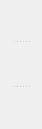
           <widget class="QSplitter" name="splitter_5">
            <property name="orientation">
             <enum>Qt::Vertical</enum>
            </property>
            <widget class="QPushButton" name="upZ">
             <property name="minimumSize">
              <size>
               <width>42</width>
               <height>40</height>
              </size>
             </property>
             <property name="maximumSize">
              <size>
               <width>47</width>
               <height>40</height>
              </size>
             </property>
             <property name="acceptDrops">
              <bool>false</bool>
             </property>
             <property name="autoFillBackground">
              <bool>false</bool>
             </property>
             <property name="styleSheet">
              <string notr="true">#upZ{
background-color: transparent;
border-image: url(:/Iconos/upOff.png);
background: none;
border: none;
background-repeat: none;
}
#upZ:pressed
{
   border-image: url(:/Iconos/up.png);
}</string>
             </property>
             <property name="text">
              <string/>
             </property>
             <property name="flat">
              <bool>false</bool>
             </property>
            </widget>
            <widget class="QPushButton" name="HOMEZ">
             <property name="minimumSize">
              <size>
               <width>42</width>
               <height>41</height>
              </size>
             </property>
             <property name="maximumSize">
              <size>
               <width>47</width>
               <height>41</height>
              </size>
             </property>
             <property name="contextMenuPolicy">
              <enum>Qt::DefaultContextMenu</enum>
             </property>
             <property name="acceptDrops">
              <bool>false</bool>
             </property>
             <property name="autoFillBackground">
              <bool>false</bool>
             </property>
             <property name="styleSheet">
              <string notr="true">#HOMEZ{
background-color: transparent;
border-image: url(:/Iconos/Home.png);
background: none;
border: none;
background-repeat: none;
}
#HOMEZ:pressed
{
   border-image: url(:/Iconos/HomeOn.png);
}</string>
             </property>
             <property name="text">
              <string/>
             </property>
             <property name="autoDefault">
              <bool>false</bool>
             </property>
             <property name="default">
              <bool>false</bool>
             </property>
             <property name="flat">
              <bool>false</bool>
             </property>
            </widget>
            <widget class="QPushButton" name="LOWZ">
             <property name="minimumSize">
              <size>
               <width>42</width>
               <height>40</height>
              </size>
             </property>
             <property name="maximumSize">
              <size>
               <width>47</width>
               <height>40</height>
              </size>
             </property>
             <property name="acceptDrops">
              <bool>false</bool>
             </property>
             <property name="autoFillBackground">
              <bool>false</bool>
             </property>
             <property name="styleSheet">
              <string notr="true">#LOWZ{
background-color: transparent;
border-image: url(:/Iconos/downOff.png);
background: none;
border: none;
background-repeat: none;
}
#LOWZ:pressed
{
   border-image: url(:/Iconos/down.png)
}</string>
             </property>
             <property name="text">
              <string/>
             </property>
             <property name="flat">
              <bool>false</bool>
             </property>
            </widget>
           </widget>
